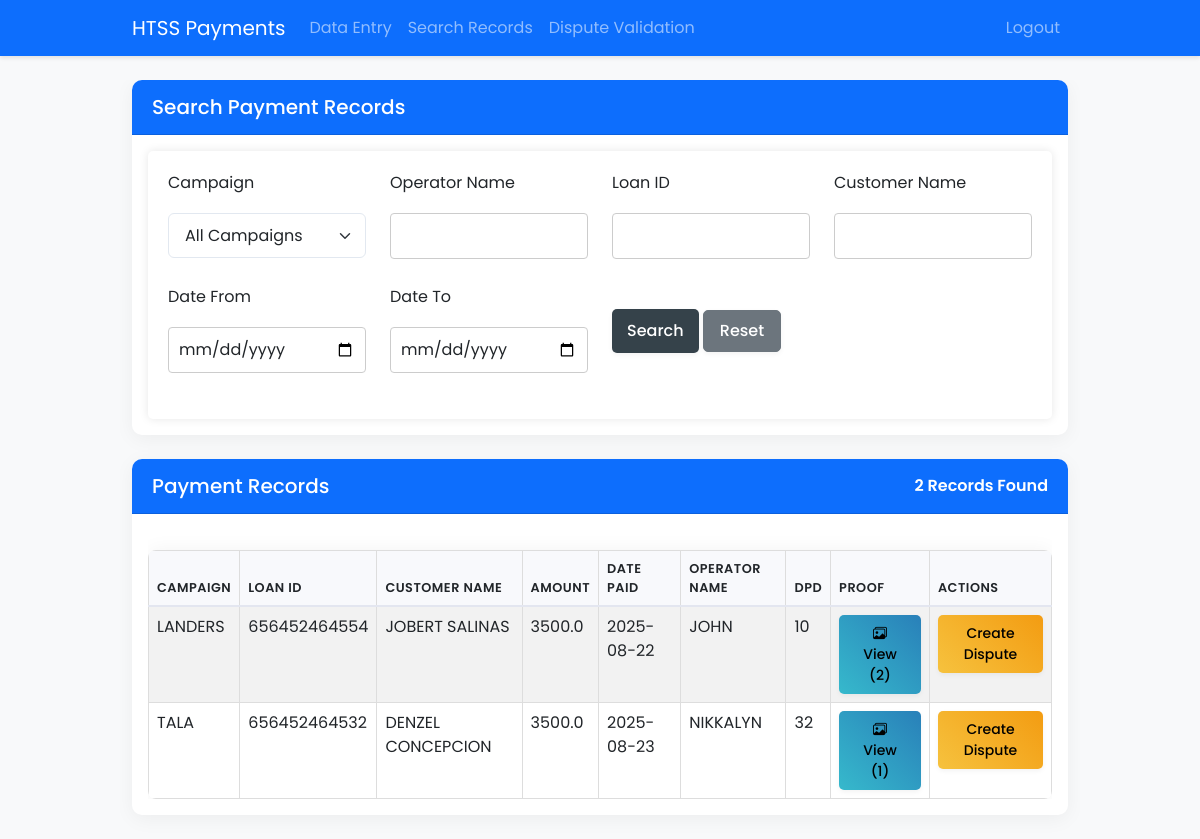
/team-leader/search (signed in), run on the app's committed database.
### app/models.py (models this page shows)
class PaymentRecord(db.Model):
    __tablename__ = 'payment_record'
    id = db.Column(db.Integer, primary_key=True)
    campaign = db.Column(db.String(50), nullable=False)
    dpd = db.Column(db.Integer, nullable=False)
    loan_id = db.Column(db.String(100), nullable=False)
    amount = db.Column(db.Float, nullable=False)
    date_paid = db.Column(db.Date, nullable=False)
    operator_name = db.Column(db.String(100), nullable=False)
    customer_name = db.Column(db.String(100), nullable=False)
    created_at = db.Column(db.DateTime, default=datetime.utcnow)
    proofs = db.relationship('PaymentProof', back_populates='payment', lazy=True, cascade='all, delete-orphan')
    disputes = db.relationship('Dispute', backref='payment_record', lazy=True)

### app/routes/team_leader.py (the view, shortened to what this page needs)
@bp.route('/search', methods=['GET', 'POST'])
@login_required
def search_records():
    if current_user.role != 'team_leader':
        flash('Access denied: Team Leader role required', 'danger')
        return redirect(url_for('auth.login'))
    search_form = PaymentRecordSearchForm()
    campaigns = db.session.query(PaymentRecord.campaign).distinct().all()
    search_form.campaign.choices = [('', 'All Campaigns')] + [(c[0], c[0]) for c in campaigns if c[0]]
    query = PaymentRecord.query.options(joinedload(PaymentRecord.proofs))
    page = request.args.get('page', 1, type=int)
    per_page = 20
    pagination = query.order_by(PaymentRecord.created_at.desc()).paginate(page=page, per_page=per_page)
    records = pagination.items
    operators = db.session.query(PaymentRecord.operator_name).distinct().all()
    operator_names = [op[0] for op in operators if op[0]]
    return render_template(
        'team_leader/search_records.html',
        search_form=search_form,
        records=records,
        pagination=pagination,
        operators=operator_names
    )

### app/forms.py
class PaymentRecordSearchForm(FlaskForm):
    campaign = SelectField('Campaign', choices=[], validators=[Optional()])
    operator_name = StringField('Operator Name', validators=[Optional()])
    loan_id = StringField('Loan ID', validators=[Optional()])
    customer_name = StringField('Customer Name', validators=[Optional()])
    date_from = DateField('Date From', format='%Y-%m-%d', validators=[Optional()])
    date_to = DateField('Date To', format='%Y-%m-%d', validators=[Optional()])
    submit = SubmitField('Search')
    def __init__(self, *args, **kwargs):
        super(PaymentRecordSearchForm, self).__init__(*args, **kwargs)
        self.campaign.choices = [('', 'All Campaigns')] + [
            (c[0], c[0]) for c in PaymentRecord.query.with_entities(PaymentRecord.campaign).distinct().all() if c[0]
        ]

### app/__init__.py (called while the page is built)
def create_app():
    app = Flask(__name__)
    app.config['SECRET_KEY'] = 'PASSWORD'  # Change this in production
    basedir = os.path.abspath(os.path.dirname(__file__))
    db_path = os.path.join(os.path.dirname(basedir), 'instance', 'collections.db')
    app.config['SQLALCHEMY_DATABASE_URI'] = f'sqlite:///{db_path}'
    app.config['SQLALCHEMY_TRACK_MODIFICATIONS'] = False
    db.init_app(app)
    login_manager.login_view = 'auth.login'
    login_manager.init_app(app)
    from app.models import User
    @login_manager.user_loader
    def load_user(user_id):
        return User.query.get(int(user_id))
    from app.routes import auth, team_leader, data_analyst
    app.register_blueprint(auth.bp)
    app.register_blueprint(team_leader.bp)
    app.register_blueprint(data_analyst.bp)
    return app

### app/templates/team_leader/search_records.html (shortened to what this page needs)
{% extends "base.html" %}
{% block content %}
<div class="card">
    <div class="card-header bg-primary text-white">
        <h5 class="mb-0">Search Payment Records</h5>
    </div>
    <div class="card-body">
        <form method="POST" action="{{ url_for('team_leader.search_records') }}">
            <div class="row">
                <div class="col-md-3 mb-3">
                    <div class="form-group">
                        {{ search_form.campaign.label(class="form-label") }}
                        {{ search_form.campaign(class="form-select") }}
                    </div>
                </div>
                <div class="col-md-3 mb-3">
                    <div class="form-group">
                        {{ search_form.operator_name.label(class="form-label") }}
                        {{ search_form.operator_name(class="form-control", list="operators") }}
                    </div>
                </div>
                <div class="col-md-3 mb-3">
                    <div class="form-group">
                        {{ search_form.loan_id.label(class="form-label") }}
                        {{ search_form.loan_id(class="form-control") }}
                    </div>
                </div>
                <div class="col-md-3 mb-3">
                    <div class="form-group">
                        {{ search_form.customer_name.label(class="form-label") }}
                        {{ search_form.customer_name(class="form-control") }}
                    </div>
                </div>
            </div>
            <div class="row">
                <div class="col-md-3 mb-3">
                    <div class="form-group">
                        {{ search_form.date_from.label(class="form-label") }}
                        {{ search_form.date_from(class="form-control", type="date") }}
                    </div>
                </div>
                <div class="col-md-3 mb-3">
                    <div class="form-group">
                        {{ search_form.date_to.label(class="form-label") }}
                        {{ search_form.date_to(class="form-control", type="date") }}
                    </div>
                </div>
                <div class="col-md-6 mb-3">
                    <div class="form-group mt-4">
                        {{ search_form.submit(class="btn btn-primary") }}
                        <a href="{{ url_for('team_leader.search_records') }}" class="btn btn-secondary">Reset</a>
                    </div>
                </div>
            </div>
        </form>
    </div>
</div>
<div class="card mt-4">
    <div class="card-header bg-primary text-white d-flex justify-content-between">
        <h5 class="mb-0">Payment Records</h5>
        <span>{{ pagination.total }} Records Found</span>
    </div>
    <div class="card-body">
        <div class="table-responsive">
            <table class="table table-striped table-hover">
                <thead>
                    <tr class="bg-light text-dark">
                        <th>Campaign</th>
                        <th>Loan ID</th>
                        <th>Customer Name</th>
                        <th>Amount</th>
                        <th>Date Paid</th>
                        <th>Operator Name</th>
                        <th>DPD</th>
                        <th>Proof</th>
                        <th>Actions</th>
                    </tr>
                </thead>
                <tbody>
                    {% for record in records %}
                    <tr>
                        <td>{{ record.campaign }}</td>
                        <td>{{ record.loan_id }}</td>
                        <td>{{ record.customer_name }}</td>
                        <td>{{ record.amount }}</td>
                        <td>{{ record.date_paid }}</td>
                        <td>{{ record.operator_name }}</td>
                        <td>{{ record.dpd }}</td>
                        <td>
                            {% if record.proofs|length > 0 %}
                                <a href="{{ url_for('team_leader.record_proofs', record_id=record.id) }}" class="btn btn-sm btn-info">
                                    <i class="bi bi-images"></i> View ({{ record.proofs|length }})
                                </a>
                            {% else %}
                                <span class="badge bg-secondary">No proof</span>
                            {% endif %}
                        </td>
                        <td>
                            <button class="btn btn-sm btn-warning"
                                    data-bs-toggle="modal"
                                    data-bs-target="#disputeModal"
                                    data-record-id="{{ record.id }}"
                                    data-campaign="{{ record.campaign }}"
                                    data-loan-id="{{ record.loan_id }}"
                                    data-customer="{{ record.customer_name }}"
                                    data-amount="{{ record.amount }}"
                                    data-date-paid="{{ record.date_paid }}"
                                    data-operator="{{ record.operator_name }}"
                                    data-dpd="{{ record.dpd }}">
                                Create Dispute
                            </button>
                        </td>
                    </tr>
                    {% else %}
                    <tr>
                        <td colspan="9" class="text-center">No records found</td>
                    </tr>
                    {% endfor %}
                </tbody>
            </table>
        </div>
    </div>
</div>
{% endblock %}

### app/static/css/main.css (style rules this page uses)
body { font-family: 'Poppins', sans-serif; background-color: #f8f9fa; }
form { background: #ffffff; padding: 20px; border-radius: 5px; box-shadow: 0 0 10px rgba(0, 0, 0, 0.1); }
input[type="text"], input[type="number"], input[type="date"], select { width: 100%; padding: 10px; margin: 10px 0; border: 1px solid #ccc; border-radius: 4px; }
input[type="submit"] { background: #35424a; color: #ffffff; border: none; padding: 10px 15px; cursor: pointer; }
.table { border-radius: 8px; overflow: hidden; box-shadow: 0 0 20px rgba(0,0,0,0.05); width: 100%; border-collapse: collapse; margin: 20px 0; }
.table th, .table td { border: 1px solid #dddddd; text-align: left; padding: 8px; }
.table th { background-color: #35424a; color: white; }
.table thead th { color: #495057; font-weight: 600; text-transform: uppercase; font-size: 0.8rem; letter-spacing: 0.5px; border-bottom: 2px solid #e3e6f0; background-color: #f8f9fc; }
.table-striped tbody tr:nth-of-type(odd) { background-color: rgba(246, 247, 252, 0.5); }
.card { border: none; border-radius: 10px; box-shadow: 0 4px 20px rgba(0,0,0,0.05); transition: transform 0.3s ease, box-shadow 0.3s ease; margin-bottom: 24px; }
.card-header { border-radius: 10px 10px 0 0 !important; border-bottom: none; padding: 15px 20px; background-color: #f8f9fa; border-bottom: 1px solid rgba(0, 0, 0, 0.125); font-weight: 600; }
.table { margin-bottom: 0; }
.form-control, .form-select { border-radius: 6px; padding: 0.6rem 1rem; border: 1px solid #e2e8f0; transition: all 0.2s ease; }
.btn { border-radius: 5px; font-weight: 500; padding: 0.5rem 1rem; transition: all 0.3s ease; box-shadow: 0 2px 5px rgba(0,0,0,0.05); }
.btn-primary { background: linear-gradient(45deg, #4e73df, #2e59d9); border: none; }
.btn-warning { background: linear-gradient(45deg, #f6c23e, #f39c12); border: none; }
.btn-info { background: linear-gradient(45deg, #36b9cc, #2980b9); border: none; }
.table thead th { color: #212529 !important; }

### data on the page
PaymentRecord: campaign "LANDERS", loan_id "656452464554", customer_name "JOBERT SALINAS", amount "3500.0", date_paid "2025-08-22", operator_name "JOHN", dpd "10", proofs|length "2"
PaymentRecord: campaign "TALA", loan_id "656452464532", customer_name "DENZEL CONCEPCION", amount "3500.0", date_paid "2025-08-23", operator_name "NIKKALYN", dpd "32", proofs|length "1"

### other printed values
{{ search_form.campaign.label(class="form-label") }} "Campaign"
{{ search_form.operator_name.label(class="form-label") }} "Operator Name"
{{ search_form.loan_id.label(class="form-label") }} "Loan ID"
{{ search_form.customer_name.label(class="form-label") }} "Customer Name"
{{ search_form.date_from.label(class="form-label") }} "Date From"
{{ search_form.date_to.label(class="form-label") }} "Date To"
{{ pagination.total }} "2"
